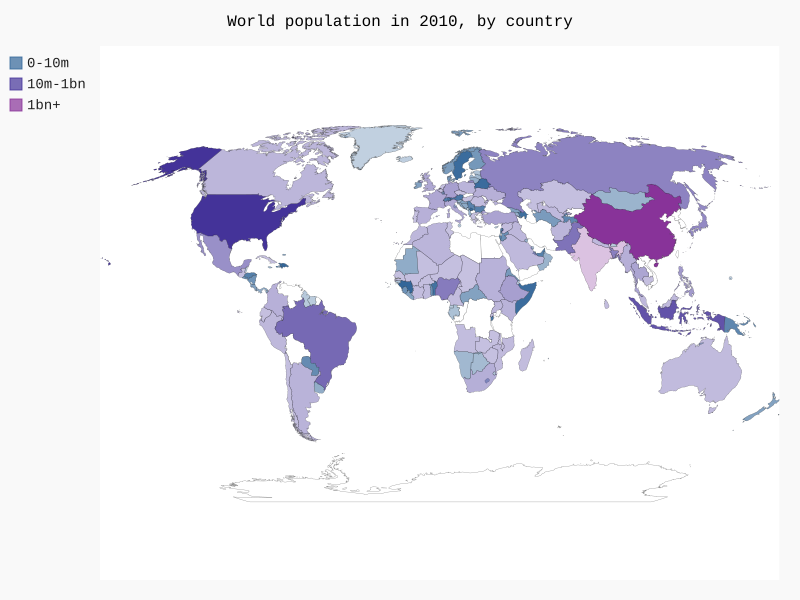

Python code for this plot:
import json
from country_codes import get_country_code
import pygal
from pygal.style import RotateStyle, LightColorizedStyle

# Load the data in to a list
filename = 'population_data.json'

with open(filename) as f:
    pop_data = json.load(f)

# Build a dictionary of population data
cc_populations = {}
for pop_dict in pop_data:
    if pop_dict['Year'] == '2010':
        country_name = pop_dict['Country Name']
        # float then int cast account for small errors in the data
        population = int(float(pop_dict['Value']))
        code = get_country_code(country_name)
        if code:
            cc_populations[code] = population

# Group the countries in to 3 population levels
cc_pops_1, cc_pops_2, cc_pops_3 = {}, {}, {}
for cc, pop in cc_populations.items():
    if pop < 10000000:
        cc_pops_1[cc] = pop
    elif pop < 1000000000:
        cc_pops_2[cc] = pop
    else:
        cc_pops_3[cc] = pop

# See how many countries are in each level
print(len(cc_pops_1), len(cc_pops_2), len(cc_pops_3))

wm_style = RotateStyle('#336699', base_style=LightColorizedStyle)
wm = pygal.maps.world.World(style=wm_style)
wm.title = 'World population in 2010, by country'
wm.add('0-10m', cc_pops_1)
wm.add('10m-1bn', cc_pops_2)
wm.add('1bn+', cc_pops_3)

wm.render_to_file('world_population.svg')
